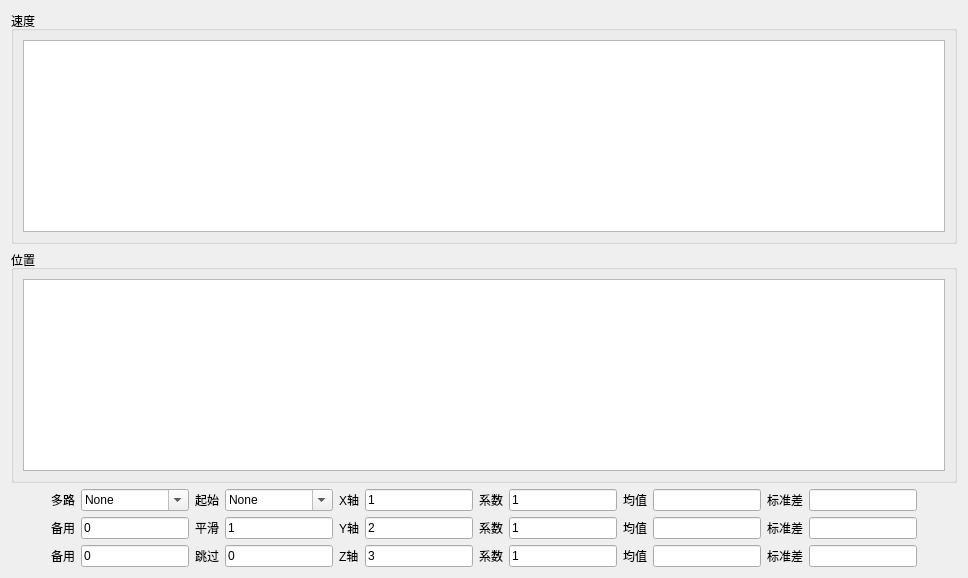
      <widget class="QWidget" name="tab_3">
       <attribute name="title">
        <string>惯导</string>
       </attribute>
       <layout class="QVBoxLayout" name="verticalLayout_9">
        <item>
         <widget class="QGroupBox" name="groupBox_7">
          <property name="title">
           <string>速度</string>
          </property>
          <layout class="QGridLayout" name="gridLayout_7">
           <item row="0" column="0">
            <widget class="GraphicsLayoutWidget" name="graphicsView_gyr_X_3"/>
           </item>
          </layout>
         </widget>
        </item>
        <item>
         <widget class="QGroupBox" name="groupBox_8">
          <property name="title">
           <string>位置</string>
          </property>
          <layout class="QGridLayout" name="gridLayout_8">
           <item row="0" column="0">
            <widget class="GraphicsLayoutWidget" name="graphicsView_gyr_X_4"/>
           </item>
          </layout>
         </widget>
        </item>
        <item>
         <layout class="QGridLayout" name="gridLayout_6">
          <item row="0" column="5">
           <widget class="QLabel" name="label_45">
            <property name="text">
             <string>X轴</string>
            </property>
           </widget>
          </item>
          <item row="1" column="6">
           <widget class="QLineEdit" name="lineEdit_inside_plot_axis2_2">
            <property name="text">
             <string>2</string>
            </property>
           </widget>
          </item>
          <item row="2" column="7">
           <widget class="QLabel" name="label_47">
            <property name="text">
             <string>系数</string>
            </property>
           </widget>
          </item>
          <item row="2" column="8">
           <widget class="QLineEdit" name="lineEdit_inside_plot_para3_2">
            <property name="text">
             <string>1</string>
            </property>
           </widget>
          </item>
          <item row="2" column="5">
           <widget class="QLabel" name="label_48">
            <property name="text">
             <string>Z轴</string>
            </property>
           </widget>
          </item>
          <item row="1" column="3">
           <widget class="QLabel" name="label_50">
            <property name="text">
             <string>平滑</string>
            </property>
           </widget>
          </item>
          <item row="0" column="3">
           <widget class="QLabel" name="label_52">
            <property name="text">
             <string>起始</string>
            </property>
           </widget>
          </item>
          <item row="1" column="12">
           <widget class="QLineEdit" name="lineEdit_inside_plot_stds2_2">
            <property name="text">
             <string/>
            </property>
           </widget>
          </item>
          <item row="0" column="4">
           <widget class="QComboBox" name="comboBox_plot_beginAxis_2">
            <property name="editable">
             <bool>true</bool>
            </property>
            <item>
             <property name="text">
              <string>None</string>
             </property>
            </item>
           </widget>
          </item>
          <item row="2" column="6">
           <widget class="QLineEdit" name="lineEdit_inside_plot_axis3_2">
            <property name="text">
             <string>3</string>
            </property>
           </widget>
          </item>
          <item row="1" column="9">
           <widget class="QLabel" name="label_54">
            <property name="text">
             <string>均值</string>
            </property>
           </widget>
          </item>
          <item row="1" column="7">
           <widget class="QLabel" name="label_55">
            <property name="text">
             <string>系数</string>
            </property>
           </widget>
          </item>
          <item row="1" column="8">
           <widget class="QLineEdit" name="lineEdit_inside_plot_para2_2">
            <property name="text">
             <string>1</string>
            </property>
           </widget>
          </item>
          <item row="1" column="4">
           <widget class="QLineEdit" name="lineEdit_plot_rolling_2">
            <property name="text">
             <string>1</string>
            </property>
           </widget>
          </item>
          <item row="0" column="11">
           <widget class="QLabel" name="label_56">
            <property name="text">
             <string>标准差</string>
            </property>
           </widget>
          </item>
          <item row="0" column="2">
           <widget class="QComboBox" name="comboBox_plot_choiceTab_2">
            <property name="sizePolicy">
             <sizepolicy hsizetype="Expanding" vsizetype="Fixed">
              <horstretch>0</horstretch>
              <verstretch>0</verstretch>
             </sizepolicy>
            </property>
            <property name="editable">
             <bool>true</bool>
            </property>
            <item>
             <property name="text">
              <string>None</string>
             </property>
            </item>
           </widget>
          </item>
          <item row="0" column="12">
           <widget class="QLineEdit" name="lineEdit_inside_plot_stds1_2">
            <property name="text">
             <string/>
            </property>
           </widget>
          </item>
          <item row="2" column="4">
           <widget class="QLineEdit" name="lineEdit_plot_skipcount_2">
            <property name="text">
             <string>0</string>
            </property>
           </widget>
          </item>
          <item row="0" column="7">
           <widget class="QLabel" name="label_57">
            <property name="text">
             <string>系数</string>
            </property>
           </widget>
          </item>
          <item row="1" column="5">
           <widget class="QLabel" name="label_58">
            <property name="text">
             <string>Y轴</string>
            </property>
           </widget>
          </item>
          <item row="1" column="10">
           <widget class="QLineEdit" name="lineEdit_inside_plot_mean2_2">
            <property name="text">
             <string/>
            </property>
           </widget>
          </item>
          <item row="0" column="1">
           <widget class="QLabel" name="label_59">
            <property name="text">
             <string>多路</string>
            </property>
           </widget>
          </item>
          <item row="2" column="10">
           <widget class="QLineEdit" name="lineEdit_inside_plot_mean3_2">
            <property name="text">
             <string/>
            </property>
           </widget>
          </item>
          <item row="0" column="8">
           <widget class="QLineEdit" name="lineEdit_inside_plot_para1_2">
            <property name="text">
             <string>1</string>
            </property>
           </widget>
          </item>
          <item row="1" column="1">
           <widget class="QLabel" name="label_60">
            <property name="text">
             <string>备用</string>
            </property>
           </widget>
          </item>
          <item row="1" column="0">
           <spacer name="horizontalSpacer_3">
            <property name="orientation">
             <enum>Qt::Horizontal</enum>
            </property>
            <property name="sizeHint" stdset="0">
             <size>
              <width>40</width>
              <height>20</height>
             </size>
            </property>
           </spacer>
          </item>
          <item row="2" column="11">
           <widget class="QLabel" name="label_61">
            <property name="text">
             <string>标准差</string>
            </property>
           </widget>
          </item>
          <item row="2" column="3">
           <widget class="QLabel" name="label_62">
            <property name="text">
             <string>跳过</string>
            </property>
           </widget>
          </item>
          <item row="2" column="12">
           <widget class="QLineEdit" name="lineEdit_inside_plot_stds3_2">
            <property name="text">
             <string/>
            </property>
           </widget>
          </item>
          <item row="0" column="9">
           <widget class="QLabel" name="label_63">
            <property name="text">
             <string>均值</string>
            </property>
           </widget>
          </item>
          <item row="1" column="11">
           <widget class="QLabel" name="label_64">
            <property name="text">
             <string>标准差</string>
            </property>
           </widget>
          </item>
          <item row="2" column="2">
           <widget class="QLineEdit" name="lineEdit_inside_location_19">
            <property name="text">
             <string>0</string>
            </property>
           </widget>
          </item>
          <item row="2" column="9">
           <widget class="QLabel" name="label_65">
            <property name="text">
             <string>均值</string>
            </property>
           </widget>
          </item>
          <item row="0" column="10">
           <widget class="QLineEdit" name="lineEdit_inside_plot_mean1_2">
            <property name="text">
             <string/>
            </property>
           </widget>
          </item>
          <item row="0" column="6">
           <widget class="QLineEdit" name="lineEdit_inside_plot_axis1_2">
            <property name="text">
             <string>1</string>
            </property>
           </widget>
          </item>
          <item row="2" column="1">
           <widget class="QLabel" name="label_66">
            <property name="text">
             <string>备用</string>
            </property>
           </widget>
          </item>
          <item row="1" column="2">
           <widget class="QLineEdit" name="lineEdit_inside_location_20">
            <property name="text">
             <string>0</string>
            </property>
           </widget>
          </item>
          <item row="1" column="13">
           <spacer name="horizontalSpacer_4">
            <property name="orientation">
             <enum>Qt::Horizontal</enum>
            </property>
            <property name="sizeHint" stdset="0">
             <size>
              <width>40</width>
              <height>20</height>
             </size>
            </property>
           </spacer>
          </item>
         </layout>
        </item>
       </layout>
      </widget>
